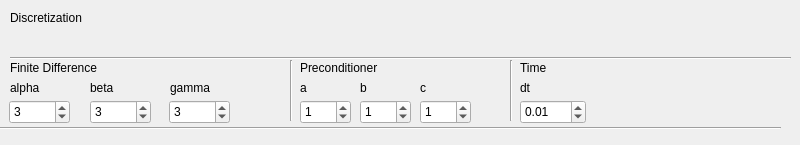
    <widget class="QWidget" name="tab_2">
     <attribute name="title">
      <string>Discretization</string>
     </attribute>
     <widget class="QLabel" name="label_11">
      <property name="geometry">
       <rect>
        <x>10</x>
        <y>10</y>
        <width>201</width>
        <height>16</height>
       </rect>
      </property>
      <property name="text">
       <string>Discretization</string>
      </property>
     </widget>
     <widget class="QLabel" name="label_12">
      <property name="geometry">
       <rect>
        <x>300</x>
        <y>60</y>
        <width>151</width>
        <height>16</height>
       </rect>
      </property>
      <property name="text">
       <string>Preconditioner</string>
      </property>
     </widget>
     <widget class="Line" name="line_5">
      <property name="geometry">
       <rect>
        <x>0</x>
        <y>120</y>
        <width>781</width>
        <height>16</height>
       </rect>
      </property>
      <property name="orientation">
       <enum>Qt::Horizontal</enum>
      </property>
     </widget>
     <widget class="Line" name="line_6">
      <property name="geometry">
       <rect>
        <x>290</x>
        <y>60</y>
        <width>3</width>
        <height>61</height>
       </rect>
      </property>
      <property name="orientation">
       <enum>Qt::Vertical</enum>
      </property>
     </widget>
     <widget class="Line" name="line_7">
      <property name="geometry">
       <rect>
        <x>10</x>
        <y>50</y>
        <width>781</width>
        <height>16</height>
       </rect>
      </property>
      <property name="orientation">
       <enum>Qt::Horizontal</enum>
      </property>
     </widget>
     <widget class="Line" name="line_8">
      <property name="geometry">
       <rect>
        <x>510</x>
        <y>60</y>
        <width>3</width>
        <height>61</height>
       </rect>
      </property>
      <property name="orientation">
       <enum>Qt::Vertical</enum>
      </property>
     </widget>
     <widget class="QLabel" name="label_13">
      <property name="geometry">
       <rect>
        <x>10</x>
        <y>60</y>
        <width>151</width>
        <height>16</height>
       </rect>
      </property>
      <property name="text">
       <string>Finite Difference</string>
      </property>
     </widget>
     <widget class="QLabel" name="label_27">
      <property name="geometry">
       <rect>
        <x>360</x>
        <y>80</y>
        <width>57</width>
        <height>15</height>
       </rect>
      </property>
      <property name="text">
       <string>b</string>
      </property>
     </widget>
     <widget class="QSpinBox" name="gamma">
      <property name="geometry">
       <rect>
        <x>169</x>
        <y>100</y>
        <width>61</width>
        <height>24</height>
       </rect>
      </property>
      <property name="minimumSize">
       <size>
        <width>50</width>
        <height>0</height>
       </size>
      </property>
      <property name="maximum">
       <number>10</number>
      </property>
      <property name="value">
       <number>3</number>
      </property>
     </widget>
     <widget class="QSpinBox" name="alpha">
      <property name="geometry">
       <rect>
        <x>9</x>
        <y>100</y>
        <width>61</width>
        <height>24</height>
       </rect>
      </property>
      <property name="minimumSize">
       <size>
        <width>50</width>
        <height>0</height>
       </size>
      </property>
      <property name="maximum">
       <number>10</number>
      </property>
      <property name="value">
       <number>3</number>
      </property>
     </widget>
     <widget class="QLabel" name="label_28">
      <property name="geometry">
       <rect>
        <x>170</x>
        <y>80</y>
        <width>75</width>
        <height>16</height>
       </rect>
      </property>
      <property name="minimumSize">
       <size>
        <width>75</width>
        <height>0</height>
       </size>
      </property>
      <property name="text">
       <string>gamma</string>
      </property>
     </widget>
     <widget class="QLabel" name="label_29">
      <property name="geometry">
       <rect>
        <x>90</x>
        <y>80</y>
        <width>75</width>
        <height>16</height>
       </rect>
      </property>
      <property name="minimumSize">
       <size>
        <width>75</width>
        <height>0</height>
       </size>
      </property>
      <property name="text">
       <string>beta</string>
      </property>
     </widget>
     <widget class="QSpinBox" name="beta">
      <property name="geometry">
       <rect>
        <x>90</x>
        <y>100</y>
        <width>61</width>
        <height>24</height>
       </rect>
      </property>
      <property name="maximum">
       <number>10</number>
      </property>
      <property name="value">
       <number>3</number>
      </property>
     </widget>
     <widget class="QSpinBox" name="b">
      <property name="geometry">
       <rect>
        <x>360</x>
        <y>100</y>
        <width>51</width>
        <height>24</height>
       </rect>
      </property>
      <property name="maximum">
       <number>10</number>
      </property>
      <property name="value">
       <number>1</number>
      </property>
     </widget>
     <widget class="QLabel" name="label_30">
      <property name="geometry">
       <rect>
        <x>300</x>
        <y>80</y>
        <width>57</width>
        <height>15</height>
       </rect>
      </property>
      <property name="text">
       <string>a</string>
      </property>
     </widget>
     <widget class="QSpinBox" name="c">
      <property name="geometry">
       <rect>
        <x>420</x>
        <y>100</y>
        <width>51</width>
        <height>24</height>
       </rect>
      </property>
      <property name="maximum">
       <number>10</number>
      </property>
      <property name="value">
       <number>1</number>
      </property>
     </widget>
     <widget class="QLabel" name="label_31">
      <property name="geometry">
       <rect>
        <x>420</x>
        <y>80</y>
        <width>57</width>
        <height>15</height>
       </rect>
      </property>
      <property name="text">
       <string>c</string>
      </property>
     </widget>
     <widget class="QLabel" name="label_32">
      <property name="geometry">
       <rect>
        <x>10</x>
        <y>80</y>
        <width>75</width>
        <height>16</height>
       </rect>
      </property>
      <property name="minimumSize">
       <size>
        <width>75</width>
        <height>0</height>
       </size>
      </property>
      <property name="whatsThis">
       <string extracomment="Domain length in the direction of wave propagation"/>
      </property>
      <property name="text">
       <string>alpha</string>
      </property>
     </widget>
     <widget class="QSpinBox" name="a">
      <property name="geometry">
       <rect>
        <x>300</x>
        <y>100</y>
        <width>51</width>
        <height>24</height>
       </rect>
      </property>
      <property name="maximum">
       <number>10</number>
      </property>
      <property name="value">
       <number>1</number>
      </property>
     </widget>
     <widget class="QLabel" name="label_137">
      <property name="geometry">
       <rect>
        <x>520</x>
        <y>60</y>
        <width>151</width>
        <height>16</height>
       </rect>
      </property>
      <property name="text">
       <string>Time</string>
      </property>
     </widget>
     <widget class="QDoubleSpinBox" name="dt">
      <property name="geometry">
       <rect>
        <x>520</x>
        <y>100</y>
        <width>66</width>
        <height>24</height>
       </rect>
      </property>
      <property name="value">
       <double>0.010000000000000</double>
      </property>
     </widget>
     <widget class="QLabel" name="label_138">
      <property name="geometry">
       <rect>
        <x>520</x>
        <y>80</y>
        <width>57</width>
        <height>15</height>
       </rect>
      </property>
      <property name="text">
       <string>dt</string>
      </property>
     </widget>
    </widget>
